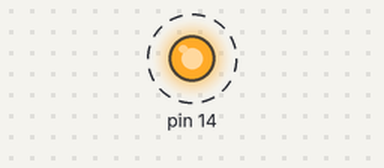
Recording of a sketch running on a simulated Arduino Uno, built with avr-gcc and run on an emulated ATmega328P. Shown: output pins drawn as LEDs (lit = HIGH). Dashed ring = blinking.

Above: at 0.2 s.
Timing chart, 0 to 3.0 s (numbered marks = the images above):
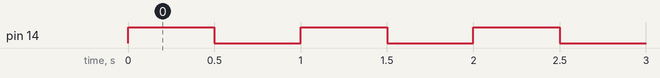

The sketch:

timer3.ino
```cpp
#include <avr/io.h>
#include <avr/interrupt.h>
ISR (TIMER1_COMPA_vect)
{
// toggle led here
PORTC ^=(1<<0);
}
void timer1_init() {
   TCCR1A = 0;
  TCCR1B = (1 << WGM12)|(1 << CS12)|(1 << CS10);
  TCNT1 = 0;
  OCR1A = 7812;
  TIMSK1 |= (1 << OCIE1A);
  sei();
}

void setup() {
  // put your setup code here, to run once:
  timer1_init();
  DDRC |= (1<<0);

}

void loop() {
  // put your main code here, to run repeatedly:

}
```

Measured:
- by itself, pin 14: alternates HIGH for 0.50 s and LOW for 0.50 s
